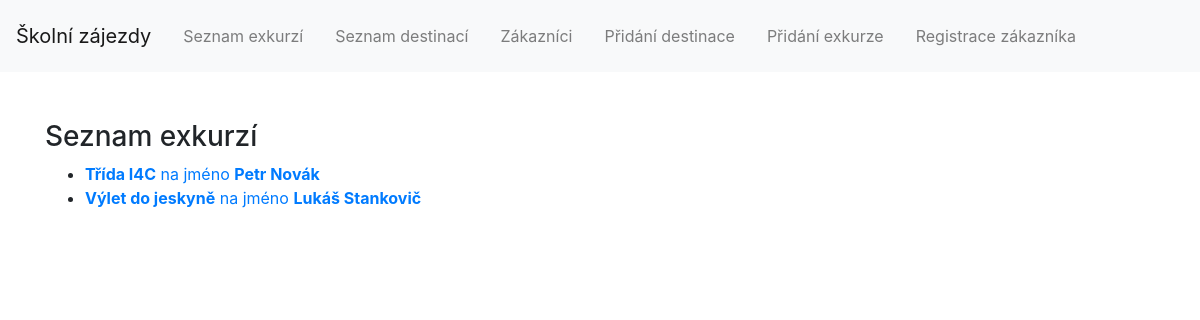
Page /excursions/ on the committed database.
### travel_agency/models.py (models this page shows, shortened)
class Excursion(models.Model):
    customer = models.ForeignKey(Customer, on_delete=models.CASCADE)
    destination = models.ForeignKey(Destination, on_delete=models.CASCADE)
    datetime = models.DateTimeField('excursion date')
    desc = models.CharField(max_length=255, default='')

class Customer(models.Model):
    name = models.CharField(max_length=200)
    surname = models.CharField(max_length=200)
    birthdate = models.DateField('birthdate')
    people = models.IntegerField()

### travel_agency/views.py (the view)
# urls.py: path('excursions/', views.excursions, name='excursions'),
def excursions(request):
    template = loader.get_template('travel_agency/excursions.html')
    all_excursions = Excursion.objects.all()
    context = {'all_excursions': all_excursions}
    return HttpResponse(template.render(context, request))

### travel_agency/templates/travel_agency/excursions.html (shortened to what this page needs)
{% extends "travel_agency/base.html" %}
{% block content %}
<div style="text-align:left">
{% if all_excursions %}
	<h3>Seznam exkurzí</h3>
	<ul>
	    {% for excursion in all_excursions %}
		<li><a href="/excursions/{{ excursion.id }}/"><strong>{{ excursion.desc }}</strong> na jméno <strong>{{ excursion.customer.name }} {{ excursion.customer.surname }}</strong></a>
	        </li>
	    {% endfor %}
	</ul>
{% else %}
	<h3>Nebyly nalezeny žádné exkurze.</h3>
{% endif %}
</div>
{% endblock %}

### rows in the picture
Excursion: desc "Třída I4C", customer.name "Petr", customer.surname "Novák"
Excursion: desc "Výlet do jeskyně", customer.name "Lukáš", customer.surname "Stankovič"
